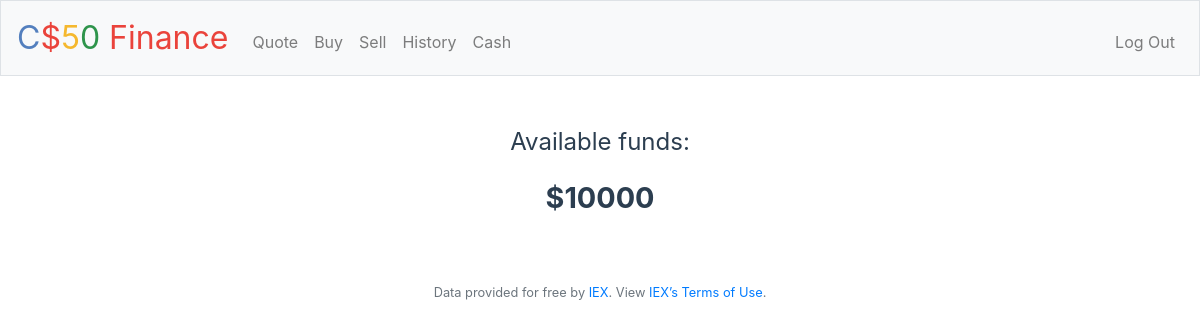
/cash (signed in), run on an earlier commit of the app's database.
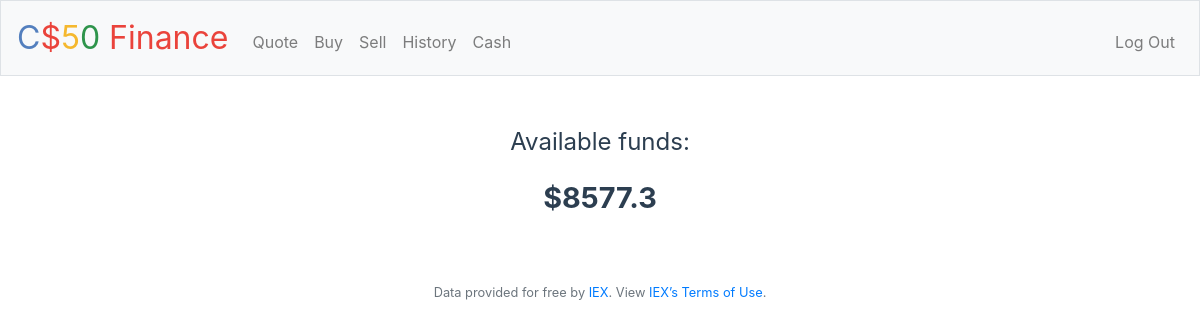
And on a later commit of the database.
### tables this page shows
CREATE TABLE users (id INTEGER, username TEXT NOT NULL, hash TEXT NOT NULL, cash NUMERIC NOT NULL DEFAULT 10000.00, PRIMARY KEY(id));

### application.py (the view)
@app.route("/cash", methods=["GET", "POST"])
@login_required
def cash():
    if request.method == "POST":
        return apology("todo")
    else:
        user_cash = round(get_user_cash_func(session["user_id"]), 2)
        return render_template("cash.html", user_cash=user_cash)

### application.py (called while the page is built)
@app.after_request
def after_request(response):
    response.headers["Cache-Control"] = "no-cache, no-store, must-revalidate"
    response.headers["Expires"] = 0
    response.headers["Pragma"] = "no-cache"
    return response

def get_user_cash_func(user_id):
    request = db.execute("SELECT cash FROM users WHERE id = ?", user_id)
    user_cash = request[0]["cash"]
    return user_cash

### helpers.py (called while the page is built)
def login_required(f):
    @wraps(f)
    def decorated_function(*args, **kwargs):
        if session.get("user_id") is None:
            return redirect("/login")
        return f(*args, **kwargs)
    return decorated_function

### templates/cash.html (shortened to what this page needs)
{% extends "layout.html" %}
{% block main %}
    <p class="funds-text" >Available funds:</p>
    <p class="funds-number" >${{user_cash}}</p>
{% endblock %}

What changed in the data, as far as the page shows it:
no longer on this page (row edited): users: cash "10000"
Also different on the page:
{{ user_cash }}: (not shown) → "8577.3"
